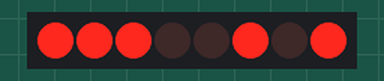
This sketch was run on a simulated Arduino Uno, built with avr-gcc and run on an emulated ATmega328P. Parts: 8 shift-register outputs drawn as a row of LEDs (first output left, lit = HIGH). Wiring (inferred from the names in the program): shift register (74HC595): data pin 11; shift clock pin 12; latch pin 8. Wiring (inferred from the signals the program sends): row of LEDs: on Q0, Q1, Q2, Q3, Q4, Q5, Q6, Q7. Random numbers use the default seed unless the sketch sets one.

Above: at 0.1 s.
At 4.1 s:
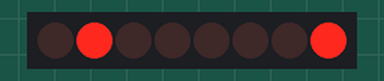
At 9.1 s:
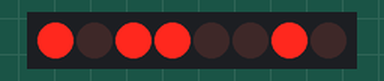
At 19.1 s:
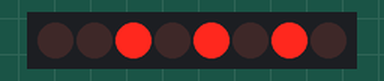
At 29.1 s:
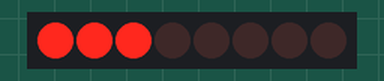
At 39.1 s:
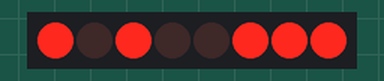
Timing chart, 0 to 40.0 s (numbered marks = the images above):
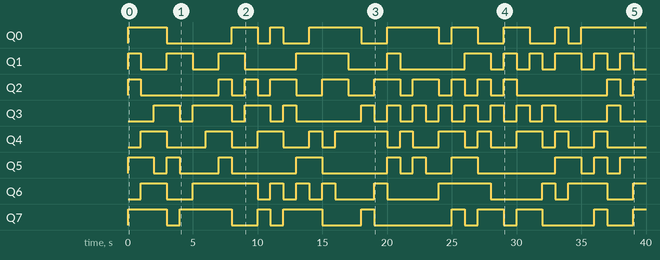

Measured:
- by itself, Q0: LOW → HIGH at 0.00 s, → LOW 3.0 s later, → HIGH 5.0 s later, → LOW 2.0 s later, … (17 changes in this stretch)
- by itself, Q1: LOW → HIGH at 0.00 s, → LOW 1.0 s later, → HIGH 2.0 s later, → LOW 2.0 s later, … (22 changes in this stretch)
- by itself, Q2: LOW → HIGH at 0.00 s, → LOW 1.0 s later, → HIGH 6.0 s later, → LOW 1.0 s later, … (23 changes in this stretch)
- by itself, Q3: LOW → HIGH at 2.0 s, → LOW 2.0 s later, → HIGH 1.0 s later, → LOW 3.0 s later, … (26 changes in this stretch)
- by itself, Q4: LOW → HIGH at 1.0 s, → LOW 2.0 s later, → HIGH 3.0 s later, → LOW 2.0 s later, … (22 changes in this stretch)
- by itself, Q5: LOW → HIGH at 0.00 s, → LOW 2.0 s later, → HIGH 1.0 s later, → LOW 1.0 s later, … (19 changes in this stretch)
- by itself, Q6: LOW → HIGH at 1.0 s, → LOW 2.0 s later, → HIGH 2.0 s later, → LOW 5.0 s later, … (19 changes in this stretch)
- by itself, Q7: LOW → HIGH at 0.00 s, → LOW 3.0 s later, → HIGH 1.0 s later, → LOW 4.0 s later, … (19 changes in this stretch)

The sketch:

LEDtest.ino
```cpp
//**************************************************************//
//  Name    : shiftOutCode, Hello World
//  Author  : Carlyn Maw,Tom Igoe, David A. Mellis
//  Date    : 25 Oct, 2006
//  Modified: 23 Mar 2010
//  Version : 2.0
//  Notes   : Code for using a 74HC595 Shift Register           //
//          : to count from 0 to 255
//  Modified by Hoon Seok Kim for testing Shift register function
//****************************************************************
//Pin connected to ST_CP of 74HC595
int latchPin = 8;
//Pin connected to SH_CP of 74HC595
int clockPin = 12;
//Pin connected to DS of 74HC595
int dataPin = 11;

// 8 bits to store into shift register and control LEDs
byte data;

void setup() {
//set pins to output so you can control the shift register
pinMode(latchPin, OUTPUT);
pinMode(clockPin, OUTPUT);
pinMode(dataPin, OUTPUT);
}

void loop() {
  for (int i = 0; i<100; i++) {
    data = rand()%256;
    // take the latchPin low so
    // the LEDs don't change while you're sending in bits:
    digitalWrite(latchPin, LOW);
    // shift out the bits. Starts from MSB
    shiftOut(dataPin, clockPin, MSBFIRST, data);
    //take the latch pin high so the LEDs will light up:
    digitalWrite(latchPin, HIGH);
    // pause before next value.
    delay(1000);
  }
}
```
